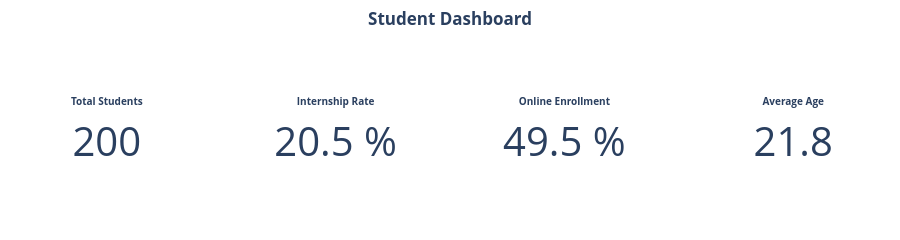

The code cell stored with this chart in its notebook:
### Markdown cell above
## 📊 3. Student KPIs

### Code cell
import plotly.graph_objects as go

# ── Data ──
total_students = len(students)

internship_pct = round(
    (students['internship'] != 'No').sum() / total_students * 100, 1
) if total_students else 0

online_pct = round(
    (students['mode'] == 'Online').sum() / total_students * 100, 1
) if total_students else 0

avg_age = round(students['age'].mean(), 1) if 'age' in students.columns else 0

# ── Figure ──
fig = go.Figure()

# Helper
def add_kpi(value, title, x_pos, suffix=""):
    fig.add_trace(go.Indicator(
        mode="number",
        value=value,
        title={"text": f"<b>{title}</b>"},
        number={
            "font": {"size": 40},
            "suffix": suffix
        },
        domain={'x': x_pos, 'y': [0, 1]}
    ))

# ── KPIs ──
add_kpi(total_students, "Total Students",   [0.00, 0.22])
add_kpi(internship_pct, "Internship Rate",  [0.26, 0.48], " %")
add_kpi(online_pct,     "Online Enrollment",[0.52, 0.74], " %")
add_kpi(avg_age,        "Average Age",      [0.78, 1.00])

# ── Layout ──
fig.update_layout(
    title_text="<b>Student Dashboard</b>",
    title_x=0.5,
    height=200,
    margin=dict(t=50, b=10, l=10, r=10),
    template="plotly_white"
)

fig.show()

### Figure 1 — Plotly figure (JSON) as saved in the notebook; plotly's stock layout.template omitted (floating-point values rounded to 4 significant figures)
{"data": [{"domain": {"x": [0, 0.22], "y": [0, 1]}, "mode": "number", "number": {"font": {"size": 40}, "suffix": ""}, "title": {"text": "<b>Total Students</b>"}, "type": "indicator", "value": 200}, {"domain": {"x": [0.26, 0.48], "y": [0, 1]}, "mode": "number", "number": {"font": {"size": 40}, "suffix": " %"}, "title": {"text": "<b>Internship Rate</b>"}, "type": "indicator", "value": 20.5}, {"domain": {"x": [0.52, 0.74], "y": [0, 1]}, "mode": "number", "number": {"font": {"size": 40}, "suffix": " %"}, "title": {"text": "<b>Online Enrollment</b>"}, "type": "indicator", "value": 49.5}, {"domain": {"x": [0.78, 1], "y": [0, 1]}, "mode": "number", "number": {"font": {"size": 40}, "suffix": ""}, "title": {"text": "<b>Average Age</b>"}, "type": "indicator", "value": 21.8}], "layout": {"height": 200, "margin": {"b": 10, "l": 10, "r": 10, "t": 50}, "title": {"text": "<b>Student Dashboard</b>", "x": 0.5}}}
